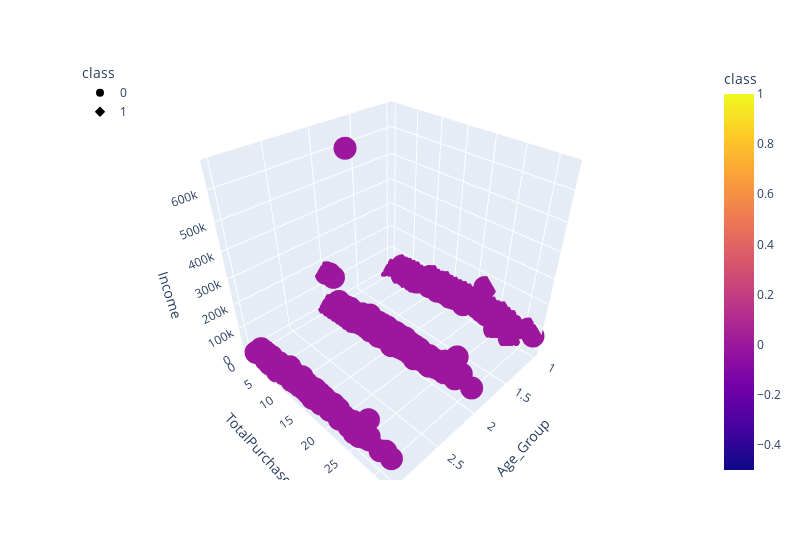

Source (notebook cell):
### Code cell
# Plot a 3D graph for K = 2
fig = px.scatter_3d(
    two_clusters,
    x="Age_Group",
    y="TotalPurchase",
    z="Income",
    color="class",
    symbol="class",
    width=800,
)
fig.update_layout(legend=dict(x=0, y=1))
fig.show()

### Figure 1 — Plotly figure (JSON) as saved in the notebook; plotly's stock layout.template omitted (floating-point values rounded to 4 significant figures; data arrays with more than 128 entries replaced by an {"elided": "..."} marker saying what was removed)
{"data": [{"hovertemplate": "class=%{marker.color}<br>Age_Group=%{x}<br>TotalPurchase=%{y}<br>Income=%{z}<extra></extra>", "legendgroup": "0", "marker": {"color": {"elided": "2193 int values"}, "coloraxis": "coloraxis", "symbol": "circle"}, "mode": "markers", "name": "0", "scene": "scene", "showlegend": true, "type": "scatter3d", "x": {"elided": "2193 int values"}, "y": {"elided": "2193 int values"}, "z": {"elided": "2193 int values"}}, {"hovertemplate": "class=%{marker.color}<br>Age_Group=%{x}<br>TotalPurchase=%{y}<br>Income=%{z}<extra></extra>", "legendgroup": "1", "marker": {"color": [1, 1, 1, 1, 1, 1, 1, 1, 1, 1, 1, 1, 1, 1, 1, 1, 1, 1, 1, 1, 1, 1, 1], "coloraxis": "coloraxis", "symbol": "diamond"}, "mode": "markers", "name": "1", "scene": "scene", "showlegend": true, "type": "scatter3d", "x": [null, null, null, null, null, null, null, null, null, null, null, null, null, null, null, null, null, null, null, null, null, null, null], "y": [5, 25, 7, 5, 18, 22, 14, 5, 5, 5, 9, 17, 17, 3, 12, 11, 11, 7, 29, 24, 4, 6, 17], "z": [7500, 84618, 7500, 35790, 67680, 75825, 50150, 47823, 34554, 36921, 41883, 62187, 66334, 39996, 51039, 60544, 36864, 27803, 68487, 67911, 14796, 14188, 72967]}], "layout": {"coloraxis": {"colorbar": {"title": {"text": "class"}}, "colorscale": [[0, "#0d0887"], [0.1111, "#46039f"], [0.2222, "#7201a8"], [0.3333, "#9c179e"], [0.4444, "#bd3786"], [0.5556, "#d8576b"], [0.6667, "#ed7953"], [0.7778, "#fb9f3a"], [0.8889, "#fdca26"], [1, "#f0f921"]]}, "legend": {"title": {"text": "class"}, "tracegroupgap": 0, "x": 0, "y": 1}, "margin": {"t": 60}, "scene": {"domain": {"x": [0, 1], "y": [0, 1]}, "xaxis": {"title": {"text": "Age_Group"}}, "yaxis": {"title": {"text": "TotalPurchase"}}, "zaxis": {"title": {"text": "Income"}}}, "width": 800}}
